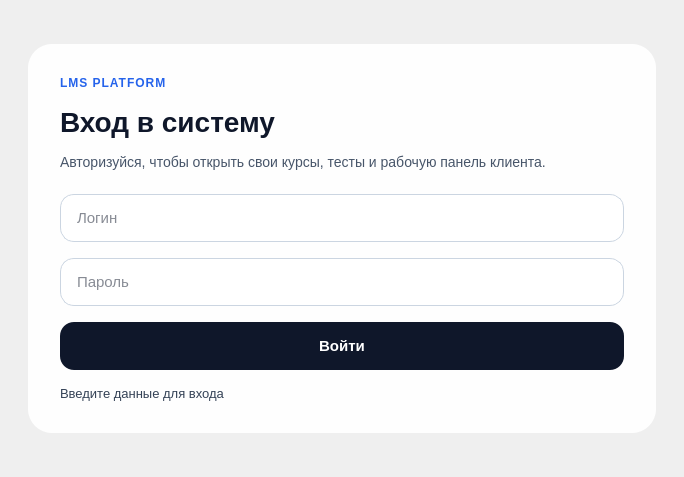
<?xml version="1.0" encoding="UTF-8"?>
<ui version="4.0">
 <class>LoginWindow</class>
 <widget class="QWidget" name="LoginWindow">
  <property name="geometry">
   <rect>
    <x>0</x>
    <y>0</y>
    <width>684</width>
    <height>477</height>
   </rect>
  </property>
  <property name="windowTitle">
   <string>LMS Client</string>
  </property>
  <property name="styleSheet">
   <string notr="true">QWidget#LoginWindow {
    background: qlineargradient(x1:0, y1:0, x2:1, y2:1,
                                stop:0 #0f172a, stop:1 #1d4ed8);
}

QFrame#cardFrame {
    background-color: rgba(255, 255, 255, 242);
    border-radius: 24px;
}

QLabel#eyebrowLabel {
    color: #2563eb;
    font-size: 12px;
    font-weight: 700;
    letter-spacing: 1px;
    text-transform: uppercase;
}

QLabel#titleLabel {
    color: #0f172a;
    font-size: 28px;
    font-weight: 700;
}

QLabel#subtitleLabel {
    color: #475569;
    font-size: 14px;
    line-height: 1.4;
}

QLineEdit {
    min-height: 46px;
    padding: 0 14px;
    border: 1px solid #cbd5e1;
    border-radius: 14px;
    background-color: #ffffff;
    color: #0f172a;
    font-size: 15px;
}

QLineEdit:focus {
    border: 2px solid #2563eb;
}

QPushButton#loginButton {
    min-height: 48px;
    border: none;
    border-radius: 14px;
    background-color: #0f172a;
    color: white;
    font-size: 15px;
    font-weight: 700;
}

QPushButton#loginButton:hover {
    background-color: #1e293b;
}

QPushButton#loginButton:pressed {
    background-color: #020617;
}

QPushButton#loginButton:disabled {
    background-color: #64748b;
}

QLabel#statusLabel {
    color: #334155;
    font-size: 13px;
}</string>
  </property>
  <layout class="QVBoxLayout" name="outerLayout">
   <property name="leftMargin">
    <number>28</number>
   </property>
   <property name="topMargin">
    <number>28</number>
   </property>
   <property name="rightMargin">
    <number>28</number>
   </property>
   <property name="bottomMargin">
    <number>28</number>
   </property>
   <item>
    <spacer name="verticalSpacerTop">
     <property name="orientation">
      <enum>Qt::Orientation::Vertical</enum>
     </property>
     <property name="sizeHint" stdset="0">
      <size>
       <width>20</width>
       <height>24</height>
      </size>
     </property>
    </spacer>
   </item>
   <item>
    <widget class="QFrame" name="cardFrame">
     <property name="frameShape">
      <enum>QFrame::Shape::StyledPanel</enum>
     </property>
     <property name="frameShadow">
      <enum>QFrame::Shadow::Raised</enum>
     </property>
     <layout class="QVBoxLayout" name="cardLayout">
      <property name="spacing">
       <number>16</number>
      </property>
      <property name="leftMargin">
       <number>32</number>
      </property>
      <property name="topMargin">
       <number>32</number>
      </property>
      <property name="rightMargin">
       <number>32</number>
      </property>
      <property name="bottomMargin">
       <number>32</number>
      </property>
      <item>
       <widget class="QLabel" name="eyebrowLabel">
        <property name="text">
         <string>LMS PLATFORM</string>
        </property>
       </widget>
      </item>
      <item>
       <widget class="QLabel" name="titleLabel">
        <property name="text">
         <string>Вход в систему</string>
        </property>
       </widget>
      </item>
      <item>
       <widget class="QLabel" name="subtitleLabel">
        <property name="text">
         <string>Авторизуйся, чтобы открыть свои курсы, тесты и рабочую панель клиента.</string>
        </property>
        <property name="wordWrap">
         <bool>true</bool>
        </property>
       </widget>
      </item>
      <item>
       <spacer name="verticalSpacerMiddle">
        <property name="orientation">
         <enum>Qt::Orientation::Vertical</enum>
        </property>
        <property name="sizeHint" stdset="0">
         <size>
          <width>20</width>
          <height>8</height>
         </size>
        </property>
       </spacer>
      </item>
      <item>
       <widget class="QLineEdit" name="loginEdit">
        <property name="placeholderText">
         <string>Логин</string>
        </property>
       </widget>
      </item>
      <item>
       <widget class="QLineEdit" name="passwordEdit">
        <property name="echoMode">
         <enum>QLineEdit::EchoMode::Password</enum>
        </property>
        <property name="placeholderText">
         <string>Пароль</string>
        </property>
       </widget>
      </item>
      <item>
       <widget class="QPushButton" name="loginButton">
        <property name="text">
         <string>Войти</string>
        </property>
       </widget>
      </item>
      <item>
       <widget class="QLabel" name="statusLabel">
        <property name="text">
         <string>Введите данные для входа</string>
        </property>
        <property name="wordWrap">
         <bool>true</bool>
        </property>
       </widget>
      </item>
     </layout>
    </widget>
   </item>
   <item>
    <spacer name="verticalSpacerBottom">
     <property name="orientation">
      <enum>Qt::Orientation::Vertical</enum>
     </property>
     <property name="sizeHint" stdset="0">
      <size>
       <width>20</width>
       <height>24</height>
      </size>
     </property>
    </spacer>
   </item>
  </layout>
 </widget>
 <resources/>
 <connections/>
</ui>
